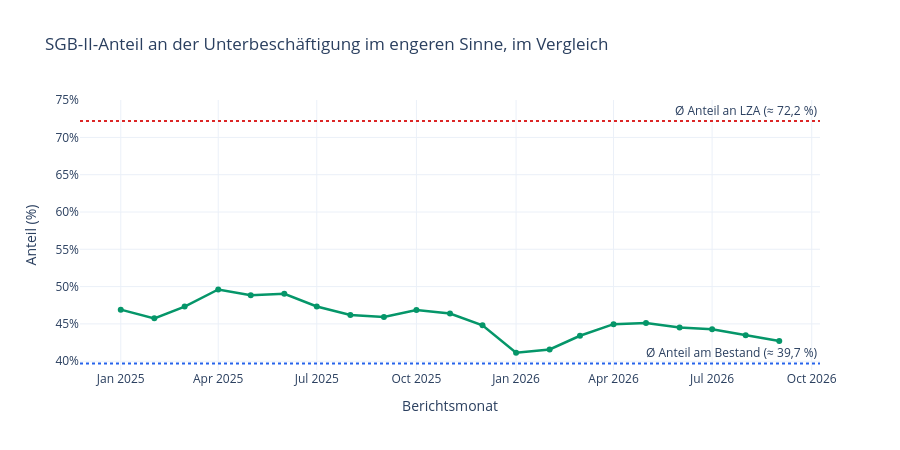

The notebook cell saved with this chart:
### Markdown cell above
## 4. SGB-II-Anteil im Vergleich zu Bestand und Langzeitarbeitslosigkeit

Der Rechtskreisvergleich in [`10_Rechtskreisvergleich.ipynb`](10_Rechtskreisvergleich.ipynb)
zeigte einen Jobcenter-Anteil von rund 40 % am gesamten Arbeitslosenbestand und rund 72 % an
der Langzeitarbeitslosigkeit. Wo liegt die Unterbeschäftigung dazwischen?

### Code cell
anteil = (wide[("sgb2", "Unterbeschäftigung im engeren Sinne")] / wide[("insgesamt", "Unterbeschäftigung im engeren Sinne")] * 100)

fig = go.Figure()
fig.add_trace(go.Scatter(
    x=wide_ts.index, y=anteil, mode="lines+markers", name="SGB-II-Anteil: Unterbeschäftigung (engere Sinne)",
    line=dict(color="#059669", width=2.5),
))
fig.add_hline(y=39.7, line_dash="dot", line_color="#2563eb", annotation_text="Ø Anteil am Bestand (≈ 39,7 %)")
fig.add_hline(y=72.2, line_dash="dot", line_color="#dc2626", annotation_text="Ø Anteil an LZA (≈ 72,2 %)")
fig.update_layout(
    title="SGB-II-Anteil an der Unterbeschäftigung im engeren Sinne, im Vergleich",
    xaxis_title="Berichtsmonat", yaxis_title="Anteil (%)", yaxis_ticksuffix="%",
    template="plotly_white", height=450,
)
fig.write_image(ABBILDUNGEN_DIR / "abb37_unterbeschaeftigung_anteil.png", scale=2)
fig

### Figure 1 — Plotly figure (JSON) as saved in the notebook; plotly's stock layout.template omitted (floating-point values rounded to 4 significant figures)
{"data": [{"line": {"color": "#059669", "width": 2.5}, "mode": "lines+markers", "name": "SGB-II-Anteil: Unterbeschäftigung (engere Sinne)", "type": "scatter", "x": ["2025-01-01T00:00:00", "2025-02-01T00:00:00", "2025-03-01T00:00:00", "2025-04-01T00:00:00", "2025-05-01T00:00:00", "2025-06-01T00:00:00", "2025-07-01T00:00:00", "2025-08-01T00:00:00", "2025-09-01T00:00:00", "2025-10-01T00:00:00", "2025-11-01T00:00:00", "2025-12-01T00:00:00", "2026-01-01T00:00:00", "2026-02-01T00:00:00", "2026-03-01T00:00:00", "2026-04-01T00:00:00", "2026-05-01T00:00:00", "2026-06-01T00:00:00", "2026-07-01T00:00:00", "2026-08-01T00:00:00", "2026-09-01T00:00:00"], "y": [46.91, 45.74, 47.32, 49.62, 48.85, 49.04, 47.33, 46.19, 45.91, 46.85, 46.4, 44.82, 41.13, 41.57, 43.41, 44.96, 45.13, 44.51, 44.28, 43.49, 42.71]}], "layout": {"annotations": [{"showarrow": false, "text": "Ø Anteil am Bestand (≈ 39,7 %)", "x": 1, "xanchor": "right", "xref": "x domain", "y": 39.7, "yanchor": "bottom", "yref": "y"}, {"showarrow": false, "text": "Ø Anteil an LZA (≈ 72,2 %)", "x": 1, "xanchor": "right", "xref": "x domain", "y": 72.2, "yanchor": "bottom", "yref": "y"}], "height": 450, "shapes": [{"line": {"color": "#2563eb", "dash": "dot"}, "type": "line", "x0": 0, "x1": 1, "xref": "x domain", "y0": 39.7, "y1": 39.7, "yref": "y"}, {"line": {"color": "#dc2626", "dash": "dot"}, "type": "line", "x0": 0, "x1": 1, "xref": "x domain", "y0": 72.2, "y1": 72.2, "yref": "y"}], "title": {"text": "SGB-II-Anteil an der Unterbeschäftigung im engeren Sinne, im Vergleich"}, "xaxis": {"title": {"text": "Berichtsmonat"}}, "yaxis": {"ticksuffix": "%", "title": {"text": "Anteil (%)"}}}}
